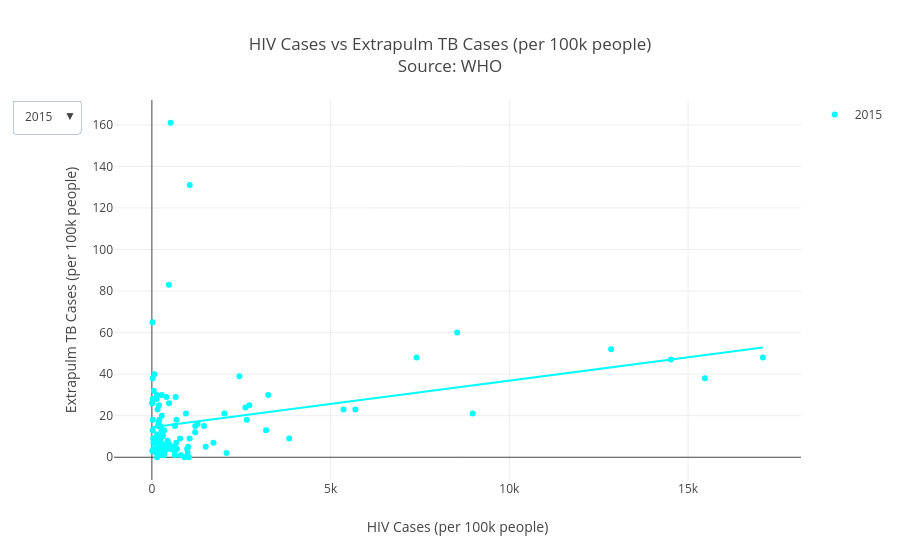

The cell this chart's notebook holds for it:
### Code cell
create_x_vs_y_scatter('hiv_cases_100k', 'extrapulm_tb_cases_100k', dfpul_combined, 'HIV Cases (per 100k people)', 'Extrapulm TB Cases (per 100k people)', 'HIV Cases vs Extrapulm TB Cases (per 100k people)')
